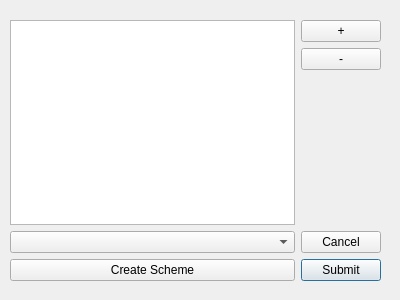
<ui version="4.0">
 <class>AddParametersDialog</class>
 <widget name="AddParametersDialog" class="QDialog">
  <property name="geometry">
   <rect>
    <x>0</x>
    <y>0</y>
    <width>400</width>
    <height>300</height>
   </rect>
  </property>
  <property name="windowTitle">
   <string>Training parameters</string>
  </property>
  <widget class="QWidget" name="gridLayoutWidget">
   <property name="geometry">
    <rect>
     <x>10</x>
     <y>20</y>
     <width>371</width>
     <height>261</height>
    </rect>
   </property>
   <layout class="QGridLayout" name="gridLayout">
    <item row="1" column="0">
     <widget class="QComboBox" name="comboBox"/>
    </item>
    <item row="2" column="0">
     <widget class="QPushButton" name="create">
      <property name="text">
       <string>Create Scheme</string>
      </property>
     </widget>
    </item>
    <item row="0" column="0">
     <widget class="QTableWidget" name="tableWidget"/>
    </item>
    <item row="2" column="2">
     <widget class="QPushButton" name="submit">
      <property name="text">
       <string>Submit</string>
      </property>
      <property name="default">
       <bool>true</bool>
      </property>
     </widget>
    </item>
    <item row="0" column="2">
     <layout class="QVBoxLayout" name="verticalLayout">
      <item>
       <widget class="QPushButton" name="btnPlus">
        <property name="text">
         <string>+</string>
        </property>
       </widget>
      </item>
      <item>
       <widget class="QPushButton" name="btnMinus">
        <property name="text">
         <string>-</string>
        </property>
       </widget>
      </item>
      <item>
       <spacer name="verticalSpacer">
        <property name="orientation">
         <enum>Qt::Vertical</enum>
        </property>
        <property name="sizeHint" stdset="0">
         <size>
          <width>20</width>
          <height>40</height>
         </size>
        </property>
       </spacer>
      </item>
     </layout>
    </item>
    <item row="1" column="2">
     <widget class="QPushButton" name="btnCancel">
      <property name="text">
       <string>Cancel</string>
      </property>
     </widget>
    </item>
   </layout>
  </widget>
 </widget>
 <resources/>
 <connections/>
</ui>
